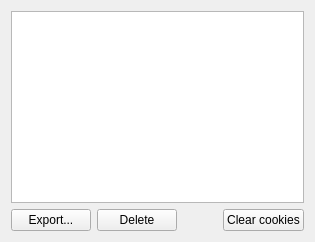
       <widget class="QWidget" name="tab_13">
        <layout class="QVBoxLayout" name="verticalLayout_21">
         <item>
          <widget class="QTableWidget" name="tableCookies">
           <property name="editTriggers">
            <set>QAbstractItemView::NoEditTriggers</set>
           </property>
           <property name="selectionBehavior">
            <enum>QAbstractItemView::SelectRows</enum>
           </property>
           <property name="sortingEnabled">
            <bool>true</bool>
           </property>
           <property name="cornerButtonEnabled">
            <bool>false</bool>
           </property>
          </widget>
         </item>
         <item>
          <layout class="QHBoxLayout" name="horizontalLayout_17">
           <item>
            <widget class="QPushButton" name="buttonExportCookies">
             <property name="text">
              <string>Export...</string>
             </property>
            </widget>
           </item>
           <item>
            <widget class="QPushButton" name="buttonDelCookies">
             <property name="text">
              <string>Delete</string>
             </property>
            </widget>
           </item>
           <item>
            <spacer name="horizontalSpacer_7">
             <property name="orientation">
              <enum>Qt::Horizontal</enum>
             </property>
             <property name="sizeHint" stdset="0">
              <size>
               <width>40</width>
               <height>20</height>
              </size>
             </property>
            </spacer>
           </item>
           <item>
            <widget class="QPushButton" name="buttonClearCookies">
             <property name="text">
              <string>Clear cookies</string>
             </property>
            </widget>
           </item>
          </layout>
         </item>
        </layout>
       </widget>
